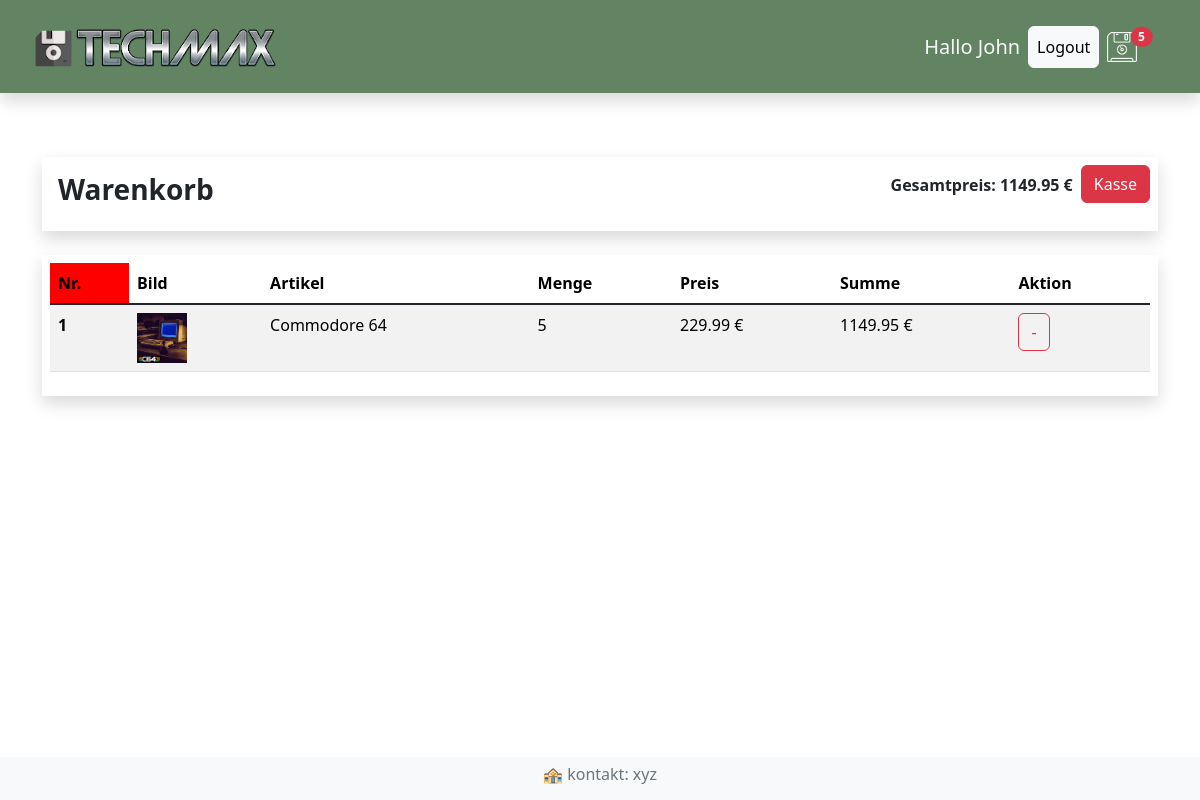
/warenkorb/ (signed in), run on the app's committed database.
### shop/models.py (models this page shows, shortened)
class Bestellung(models.Model):
    kunde = models.ForeignKey(Kunde, on_delete=models.SET_NULL, null=True, blank=True)
    bestelldatum = models.DateTimeField(auto_now_add=True)
    erledigt = models.BooleanField(default=False, null=True, blank=True)
    auftrags_id = models.CharField(max_length=200, null=True, blank=True)
    @property
    def gesamt_summe(self):
        bestellteartikels = self.bestellteartikel_set.all()
        gesamtpreis = sum(artikel.get_summe for artikel in bestellteartikels)
        return gesamtpreis
    @property
    def gesamt_menge(self):
        bestellteartikels = self.bestellteartikel_set.all()
        gesamtmenge = sum(artikel.menge for artikel in bestellteartikels)
        return gesamtmenge

class BestellteArtikel(models.Model):
    artikel = models.ForeignKey(Artikel, on_delete=models.SET_NULL, null=True, blank=True)
    bestellung = models.ForeignKey(Bestellung, on_delete=models.SET_NULL, null=True, blank=True)
    menge = models.IntegerField(default=0, null=True, blank=True)
    datum = models.DateTimeField(auto_now_add=True)
    @property
    def get_summe(self):
        summe = self.artikel.preis * self.menge
        return summe

class Artikel(models.Model):
     name = models.CharField(max_length=200, null=True)
     beschreibung = models.TextField(null=True, blank=True)
     preis = models.DecimalField(max_digits=6, decimal_places=2)
     bild = models.ImageField(upload_to="artikelbilder/", null=True, blank=True)

### shop/views.py (the view)
# urls.py: path("warenkorb/", views.warenkorb, name="warenkorb"),
def warenkorb(request):
    if request.user.is_authenticated:
        kunde = request.user.kunde
        bestellung, created = Bestellung.objects.get_or_create(kunde=kunde, erledigt=False)
        artikels = bestellung.bestellteartikel_set.all()
    else:
       cookieDaten = gastCookie(request)
       artikels = cookieDaten["artikels"]
       bestellung = cookieDaten["bestellung"]
    ctx = {"artikels": artikels, "bestellung": bestellung}
    return render(request, "shop/warenkorb.html", ctx)

### shop/context_processors.py (called while the page is built, shortened)
def warenkorb_anzahl(request):
    if request.user.is_authenticated:
         kunde = request.user.kunde
         bestellung, created= Bestellung.objects.get_or_create(kunde=kunde, erledigt=False)
         if bestellung:
             menge = bestellung.gesamt_menge
         else:
            menge =0
    return {"menge": menge}

### shop/templates/shop/warenkorb.html
{% extends "shop/index.html" %}
{% load static %}
{% block content %}
{% if artikels %}
  <div class="row mt-4">
    <div class="col-12">
      <div class="shadow p-2 mb-4">
        <div class="d-flex">
          <h3 class="me-auto fw-bold p-2">Warenkorb</h3>
          <p class="fw-bold p-2">Gesamtpreis: {{bestellung.gesamt_summe|floatformat:2}} €</p>
          <p>
            <a href="{% url 'kasse' %}" class="btn btn-danger">Kasse</a>
          </p>
        </div>
      </div>
    </div>
    <div class="col-12">
      <div class="shadow p-2 mb-4">
        <table class="table table-striped table-hover">
          <thead class="table-title" style="background-color: red;">
            <tr>
              <th scope="col" style="background-color:red;">Nr.</th>
              <th scope="col">Bild</th>
              <th scope="col">Artikel</th>
              <th scope="col">Menge</th>
              <th scope="col">Preis</th>
              <th scope="col">Summe</th>
              <th scope="col">Aktion</th>
            </tr>
          </thead>
          <tbody class="table-group-divider">
            {% for artikel in artikels %}
              <tr>
                <th scope="row">{{forloop.counter}}</th>
                <td>
                  {% if artikel.artikel.bild %}
                    <img src="{% static artikel.artikel.bild %}" alt="" width="50" height="50">
                  {% else %}
                    <img src="{% static 'bilder/dummy.jpg' %}" alt="" width="50" height="50">
                  {% endif %}
                </td>
                <td>{{artikel.artikel.name}}</td>
                <td>{{artikel.menge}}</td>
                <td>{{artikel.artikel.preis|floatformat:2}} €</td>
                <td>{{artikel.get_summe|floatformat:2}} €</td>
                <td>
                  <button data-artikel={{artikel.artikel.id}} data-action="entfernen"
                    class="btn btn-outline-danger warenkorb-bestellen">-</button>
                </td>
              </tr>
            {% endfor %}
          </tbody>
        </table>
      </div>
    </div>
  </div>
{% else %}
  <h2>Dein Warenkorb ist leer!</h2>
{% endif %}
{% endblock content %}

### shop/templates/shop/menu.html
{% load static%}
<nav class="navbar shadow p-3 mb-4 sticky-top" style="background-color:rgb(98, 132, 98)">
  <div class="container-fluid">
    <a class="navbar-brand link-light" href="{% url 'shop' %}">
        <img src="{% static 'bilder/logo-1.png' %}" alt="Logo von der Firma Techmax">
    </a>
      <div class="navbar-nav">
        <div class="d-flex align-items-center">
          <h5 class="text-light m-2">Hallo {{request.user|title}}</h5>
          {% if request.user.is_authenticated %}
           <a class=" btn btn-light p-2" href="{% url 'logout' %}">Logout</a>
          {% else %}
          {% comment %} Login Button: {% endcomment %}
          <a class="btn btn-light p-2" href="{% url 'login' %}">Login</a>
         {% endif %}
        <a class="nav-link link-light p-2" href="{% url 'warenkorb' %}">
            <img src="{% static 'bilder/floppy.png' %}" alt="">
            {% if menge >= 1%}
            <span class="badge rounded-pill bg-danger position-absolut top-25 start-25 translate-middle">
              {{menge}}
            </span>
            {% endif %}
        </a>
      </div>
    </div>
 </div>
</nav>

### data on the page
Bestellung: gesamt_summe "1149.95"
BestellteArtikel: artikel.bild (picture), artikel.name "Commodore 64", menge "5", artikel.preis "229.99", get_summe "1149.95"

### other printed values
{{ request.user|title }} "John"
{{ menge }} "5"
